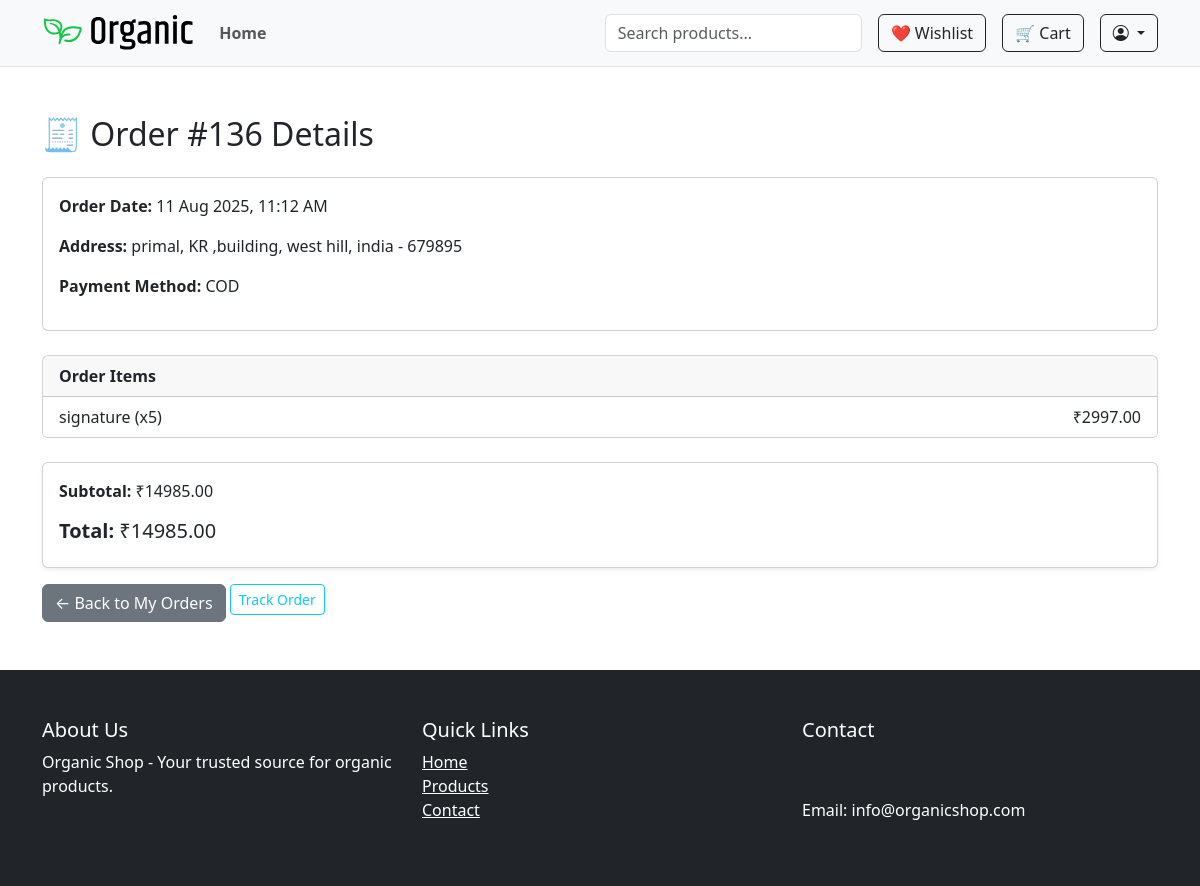
Page /accounts/orders/136/ (signed in) on the earlier database version.
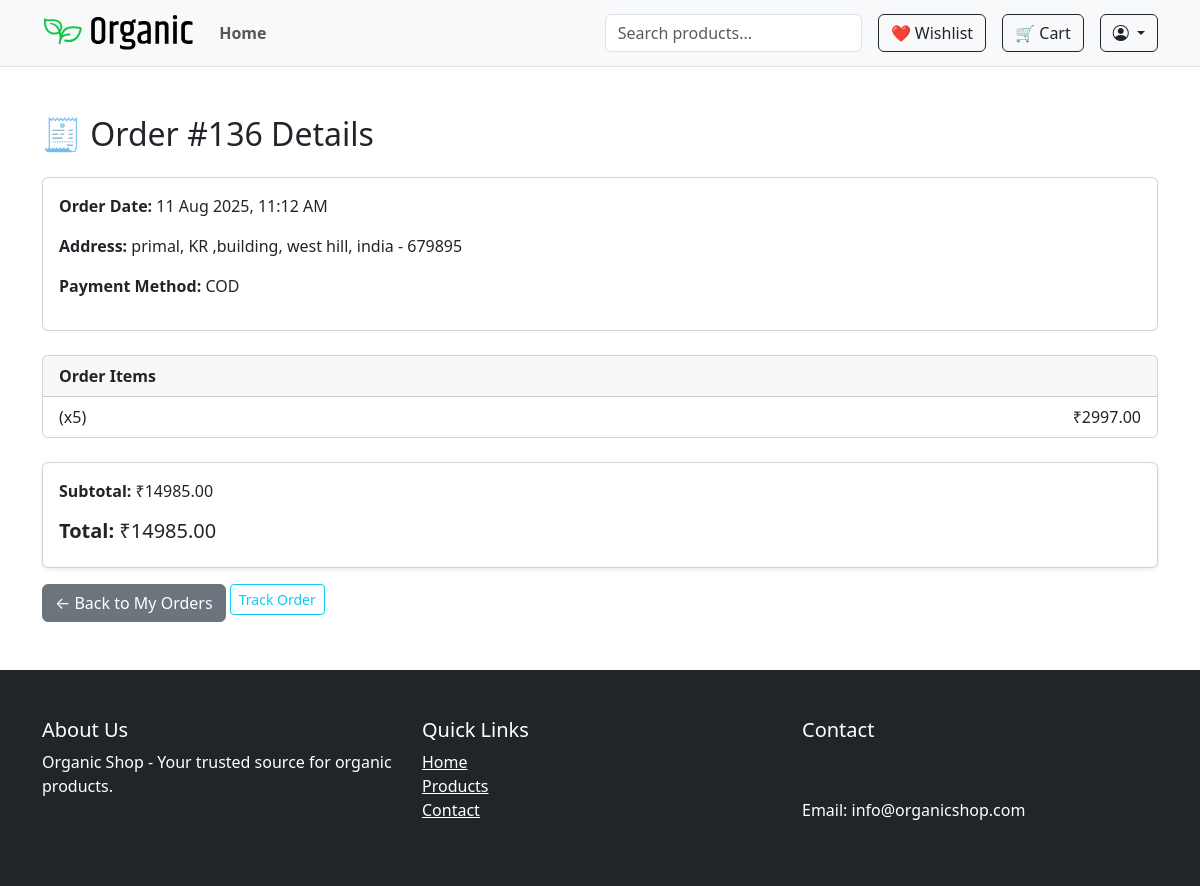
Same page on the later database version.
### accounts/models.py (models this page shows, shortened)
class OrderItem(models.Model):
    order = models.ForeignKey(Order, related_name='items', on_delete=models.CASCADE)
    variant = models.ForeignKey(ProductVariant, on_delete=models.SET_NULL, null=True, blank=True)
    product = models.ForeignKey(Product, on_delete=models.SET_NULL, null=True)
    price = models.DecimalField(max_digits=10, decimal_places=2)
    quantity = models.PositiveIntegerField(default=1)

### shop/models.py (models this page shows, shortened)
class Product(models.Model):
    category = models.ForeignKey(Category, on_delete=models.CASCADE, related_name='products')
    name = models.CharField(max_length=255)
    slug = models.SlugField(unique=True)
    description = models.TextField()
    price = models.DecimalField(max_digits=10, decimal_places=2)
    discount_price = models.DecimalField(max_digits=10, decimal_places=2, null=True, blank=True)
    image = models.ImageField(upload_to='products/')
    is_featured = models.BooleanField(default=False)
    sold_count = models.PositiveIntegerField(default=0)
    created_at = models.DateTimeField(auto_now_add=True)
    views = models.PositiveIntegerField(default=0)
    available = models.BooleanField(default=True)
    stock = models.PositiveIntegerField(default=0)

### accounts/views.py (the view)
# urls.py: path('orders/<int:order_id>/', views.order_detail_view, name='order_detail'),
@login_required
def order_detail_view(request, order_id):
    order = get_object_or_404(
        Order.objects.select_related('address', 'promo_code')
                     .prefetch_related('items__product'),
        id=order_id,
        user=request.user
    )
    subtotal = sum(item.price * item.quantity for item in order.items.all())
    discount = (Decimal(order.promo_code.discount_percentage) / Decimal('100')) * subtotal if order.promo_code else Decimal('0')
    total = order.total_price
    return render(request, 'accounts/order_detail.html', {
        'order': order,
        'items': order.items.all(),
        'subtotal': subtotal,
        'discount': discount,
        'total': total
    })

### accounts/templates/accounts/order_detail.html (shortened to what this page needs)
{% extends 'shop/base.html' %}
{% block content %}
<div class="container py-5">
  <h2 class="mb-4">🧾 Order #{{ order.id }} Details</h2>
  <div class="card mb-4">
    <div class="card-body">
      <p><strong>Order Date:</strong> {{ order.created_at|date:"d M Y, H:i A" }}</p>
      <p><strong>Address:</strong> {{ order.address.full_name }}, {{ order.address.address_line }}, {{ order.address.city }}, {{ order.address.country }} - {{ order.address.postal_code }}</p>
      <p><strong>Payment Method:</strong> {{ order.payment_method }}</p>
    </div>
  </div>
  <div class="card mb-4">
    <div class="card-header"><strong>Order Items</strong></div>
    <ul class="list-group list-group-flush">
      {% for item in items %}
      <li class="list-group-item d-flex justify-content-between">
        <div>
          {{ item.product.name }} (x{{ item.quantity }})
        </div>
        <div>
          ₹{{ item.price|floatformat:2 }}
        </div>
      </li>
      {% endfor %}
    </ul>
  </div>
  <div class="card p-3 shadow-sm">
    <p><strong>Subtotal:</strong> ₹{{ subtotal|floatformat:2 }}</p>
    <h5><strong>Total:</strong> ₹{{ total|floatformat:2 }}</h5>
  </div>
  <a href="{% url 'accounts:my_orders' %}" class="btn btn-secondary mt-3">← Back to My Orders</a>
  <a href="{% url 'accounts:order_tracking' order.id %}" class="btn btn-outline-info btn-sm mt-2">Track Order</a>
</div>
{% endblock %}

Differences in the rows shown:
changed OrderItem: product.name "signature" → (not shown)
